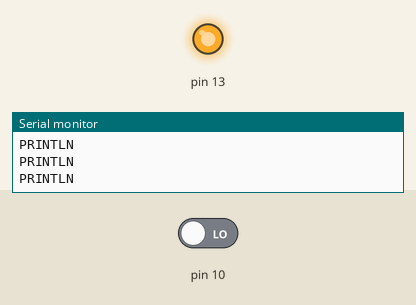
This sketch was run on a simulated Arduino Uno, built with avr-gcc and run on an emulated ATmega328P. On the bench: output pins drawn as LEDs (lit = HIGH), the last lines printed to the serial monitor. The inputs (shaded band) are chosen by the test bench; at power-on: pin 10 LOW.

Above: at 2.8 s.
2.9 s: pin 10 driven HIGH
At 4.1 s:
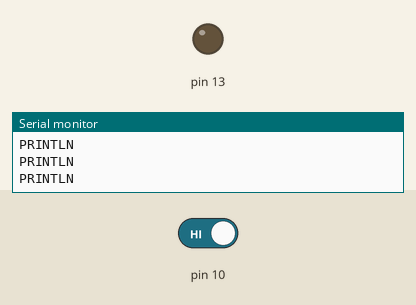
4.5 s: pin 10 driven LOW
At 6.0 s:
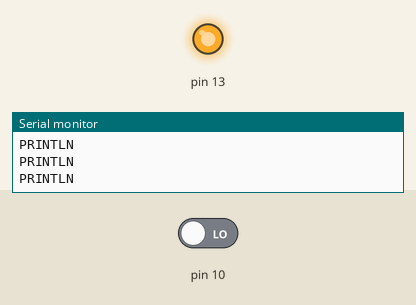
Timing chart, 0 to 7.5 s (numbered marks = the images above; inputs shaded):
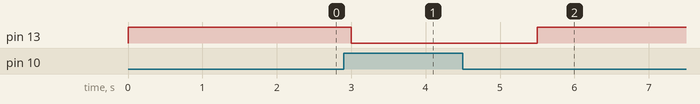

The sketch:

2-controlled_serial_without_freeRTOS.ino
```cpp
//----------------------------------------------------------
// To control the led and print on a serial monitor without FreeRTOS
//----------------------------------------------------------

void setup() {
  // put your setup code here, to run once:
  Serial.begin(9600);
  pinMode(10, INPUT);
  pinMode(13, OUTPUT);

}

void loop() {
  // put your main code here, to run repeatedly:
  if(digitalRead(10) == HIGH){
    digitalWrite(13, LOW); // Turn off led
    while(digitalRead(10) == HIGH);
  }else digitalWrite(13, HIGH); // Turn on led
  Serial.println("PRINTLN");
  delay(1000);
}
```

Measured:
- after the input at 2.9 s, pin 13: HIGH → LOW after 0.10 s
- after the input at 4.5 s, pin 13: LOW → HIGH after 1.0 s
